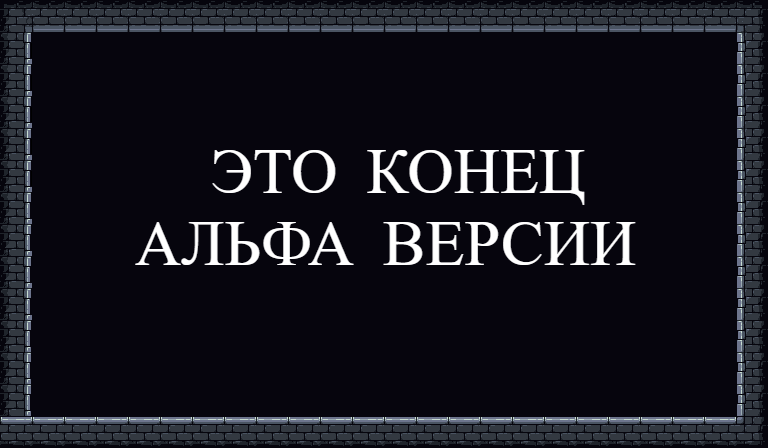

This game map was drawn from its Tiled (.tmx) file and the tilesets committed beside it. A one-line description and the full map source follow:
An orthogonal 24x14 tile map with 32x32 px tiles, 4 tile layers (Background_Wall, Decor_Back, Decor_Front, Ground), 2 image layers and 5 objects (SpawnUp).

<map version="1.10" tiledversion="1.12.1" orientation="orthogonal" renderorder="right-up" width="24" height="14" tilewidth="32" tileheight="32" infinite="0" nextlayerid="10" nextobjectid="116">
 <tileset firstgid="1" name="CastleTiles" tilewidth="32" tileheight="32" tilecount="56" columns="8">
  <image source="tiles/CastleTiles.png" width="256" height="224" />
 </tileset>
 <layer id="4" name="Background_Wall" width="24" height="14">
  <data encoding="csv">
0,0,0,0,0,0,0,10,10,0,10,10,10,10,10,10,10,10,10,10,10,10,10,10,
0,10,10,10,10,10,10,10,10,10,10,10,10,10,10,10,10,10,10,10,10,10,10,10,
0,10,10,10,10,10,10,10,10,10,10,10,10,10,10,10,10,10,10,10,10,10,10,10,
0,10,10,10,10,10,10,10,10,10,10,10,10,10,10,10,10,10,10,10,10,10,10,10,
0,10,10,10,10,10,10,10,10,10,10,10,10,10,10,10,10,10,10,10,10,10,10,10,
0,10,10,10,10,10,10,10,10,10,10,10,10,10,10,10,10,10,10,10,10,10,10,10,
10,10,10,10,10,10,10,10,10,10,10,10,10,10,10,10,10,10,10,10,10,10,10,10,
10,10,10,10,10,10,10,10,10,10,10,10,10,10,10,10,10,10,10,10,10,10,10,10,
10,10,10,10,10,10,10,10,10,10,10,10,10,10,10,10,10,10,10,10,10,10,10,10,
10,10,10,10,10,10,10,10,10,10,10,10,10,10,10,10,10,10,10,10,10,10,10,10,
10,10,10,10,10,10,10,10,10,10,10,10,10,10,10,10,10,10,10,10,10,10,10,10,
10,10,10,10,10,10,10,10,10,10,10,10,10,10,10,10,10,10,10,10,10,10,10,10,
10,10,10,10,10,10,10,10,10,10,10,10,10,10,10,10,10,10,10,10,10,10,10,10,
10,10,10,10,10,10,10,10,10,10,10,10,10,10,10,10,10,10,10,10,10,10,10,10
</data>
 </layer>
 <layer id="5" name="Decor_Back" width="24" height="14">
  <data encoding="csv">
0,0,0,0,0,0,0,0,0,0,0,0,0,0,0,0,0,0,0,0,0,0,0,0,
0,0,0,0,0,0,0,0,0,0,0,0,0,0,0,0,0,0,0,0,0,0,0,0,
0,0,0,0,0,0,0,0,0,0,0,0,0,0,0,0,0,0,0,0,0,0,0,0,
0,0,0,0,0,0,0,0,0,0,0,0,0,0,0,0,0,0,0,0,0,0,0,0,
0,0,0,0,0,0,0,0,0,0,0,0,0,0,0,0,0,0,0,0,0,0,0,0,
0,0,0,0,0,0,0,0,0,0,0,0,0,0,0,0,0,0,0,0,0,0,0,0,
0,0,0,0,0,0,0,0,0,0,0,0,0,0,0,0,0,0,0,0,0,0,0,0,
0,0,0,0,0,0,0,0,0,0,0,0,0,0,0,0,0,0,0,0,0,0,0,0,
0,0,0,0,0,0,0,0,0,0,0,0,0,0,0,0,0,0,0,0,0,0,0,0,
0,0,0,0,0,0,0,0,0,0,0,0,0,0,0,0,0,0,0,0,0,0,0,0,
0,0,0,0,0,0,0,0,0,0,0,0,0,0,0,0,0,0,0,0,0,0,0,0,
0,0,0,0,0,0,0,0,0,0,0,0,0,0,0,0,0,0,0,0,0,0,0,0,
0,0,0,0,0,0,0,0,0,0,0,0,0,0,0,0,0,0,0,0,0,0,0,0,
0,0,0,0,0,0,0,0,0,0,0,0,0,0,0,0,0,0,0,0,0,0,0,0
</data>
 </layer>
 <layer id="6" name="Decor_Front" width="24" height="14">
  <data encoding="csv">
0,0,0,0,0,0,0,0,0,0,0,0,0,0,0,0,0,0,0,0,0,0,0,0,
0,0,0,0,0,0,0,0,0,0,0,0,0,0,0,0,0,0,0,0,0,0,0,0,
0,0,0,0,0,0,0,0,0,0,0,0,0,0,0,0,0,0,0,0,0,0,0,0,
0,0,0,0,0,0,0,0,0,0,0,0,0,0,0,0,0,0,0,0,0,0,0,0,
0,0,0,0,0,0,0,0,0,0,0,0,0,0,0,0,0,0,0,0,0,0,0,0,
0,0,0,0,0,0,0,0,0,0,0,0,0,0,0,0,0,0,0,0,0,0,0,0,
0,0,0,0,0,0,0,0,0,0,0,0,0,0,0,0,0,0,0,0,0,0,0,0,
0,0,0,0,0,0,0,0,0,0,0,0,0,0,0,0,0,0,0,0,0,0,0,0,
0,0,0,0,0,0,0,0,0,0,0,0,0,0,0,0,0,0,0,0,0,0,0,0,
0,0,0,0,0,0,0,0,0,0,0,0,0,0,0,0,0,0,0,0,0,0,0,0,
0,0,0,0,0,0,0,0,0,0,0,0,0,0,0,0,0,0,0,0,0,0,0,0,
0,0,0,0,0,0,0,0,0,0,0,0,0,0,0,0,0,0,0,0,0,0,0,0,
0,0,0,0,0,0,0,0,0,0,0,0,0,0,0,0,0,0,0,0,0,0,0,0,
0,0,0,0,0,0,0,0,0,0,0,0,0,0,0,0,0,0,0,0,0,0,0,0
</data>
 </layer>
 <layer id="1" name="Ground" width="24" height="14">
  <data encoding="csv">
25,26,26,26,26,26,26,26,26,26,26,26,26,26,26,26,26,26,26,26,26,26,26,27,
33,0,0,0,0,0,0,0,0,0,0,0,0,0,0,0,0,0,0,0,0,0,0,35,
33,0,0,0,0,0,0,0,0,0,0,0,0,0,0,0,0,0,0,0,0,0,0,35,
33,0,0,0,0,0,0,0,0,0,0,0,0,0,0,0,0,0,0,0,0,0,0,35,
33,0,0,0,0,0,0,0,0,0,0,0,0,0,0,0,0,0,0,0,0,0,0,35,
33,0,0,0,0,0,0,0,0,0,0,0,0,0,0,0,0,0,0,0,0,0,0,35,
33,0,0,0,0,0,0,0,0,0,0,0,0,0,0,0,0,0,0,0,0,0,0,35,
33,0,0,0,0,0,0,0,0,0,0,0,0,0,0,0,0,0,0,0,0,0,0,35,
33,0,0,0,0,0,0,0,0,0,0,0,0,0,0,0,0,0,0,0,0,0,0,35,
33,0,0,0,0,0,0,0,0,0,0,0,0,0,0,0,0,0,0,0,0,0,0,35,
11,0,0,0,0,0,0,0,0,0,0,0,0,0,0,0,0,0,0,0,0,0,0,35,
11,0,0,0,0,0,0,0,0,0,0,0,0,0,0,0,0,0,0,0,0,0,0,35,
11,0,0,0,0,0,0,0,0,0,0,0,0,0,0,0,0,0,0,0,0,0,0,35,
42,42,42,42,42,42,42,42,42,42,42,42,42,42,42,42,42,42,42,42,42,42,42,43
</data>
 </layer>
 <imagelayer id="8" name="the" offsetx="196" offsety="138">
  <image source="tiles/the.png" width="404" height="90" />
 </imagelayer>
 <imagelayer id="9" name="end" offsetx="120" offsety="210">
  <image source="tiles/end.png" width="531" height="90" />
 </imagelayer>
 <objectgroup id="3" name="Collision">
  <object id="106" x="0" y="0" width="770" height="32" />
  <object id="107" x="738" y="0" width="32" height="447" />
  <object id="108" x="0" y="415" width="769" height="32" />
  <object id="110" name="SpawnUp" x="372.833" y="329.5">
   <point />
  </object>
  <object id="115" x="0" y="0" width="32" height="448" />
 </objectgroup>
</map>
